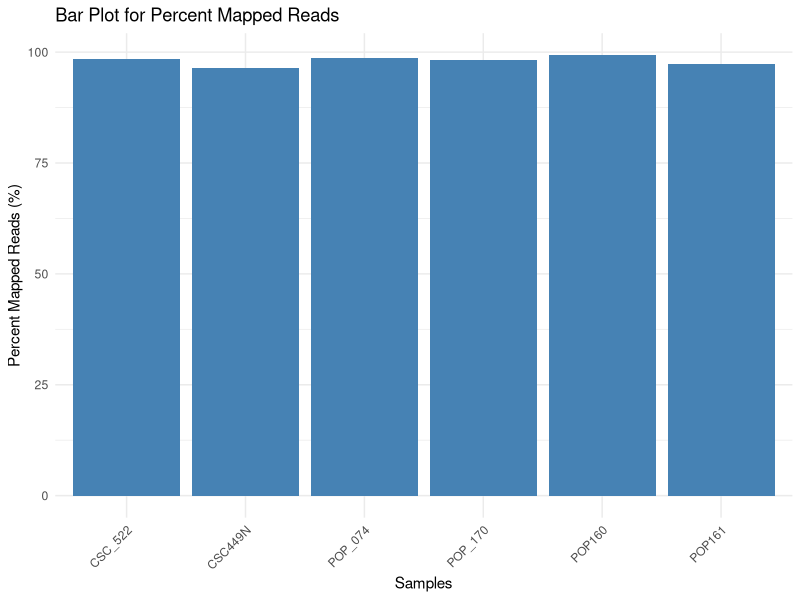
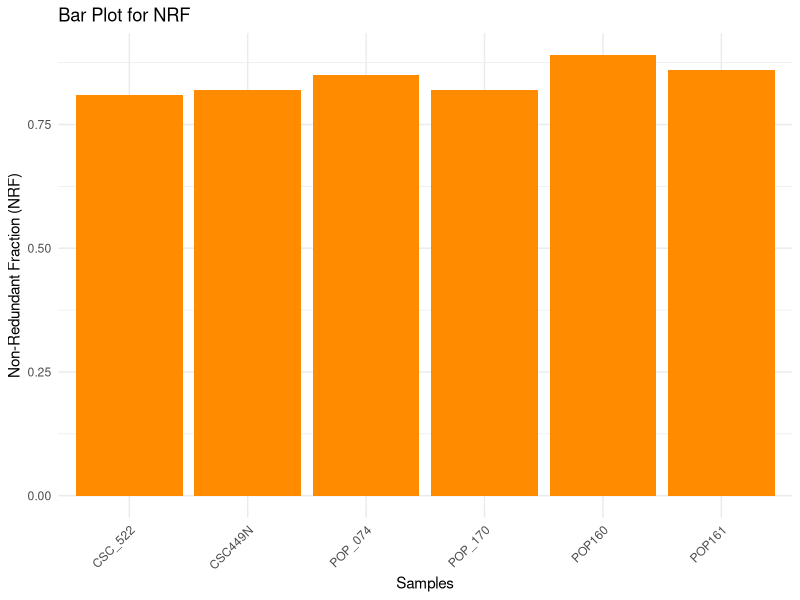
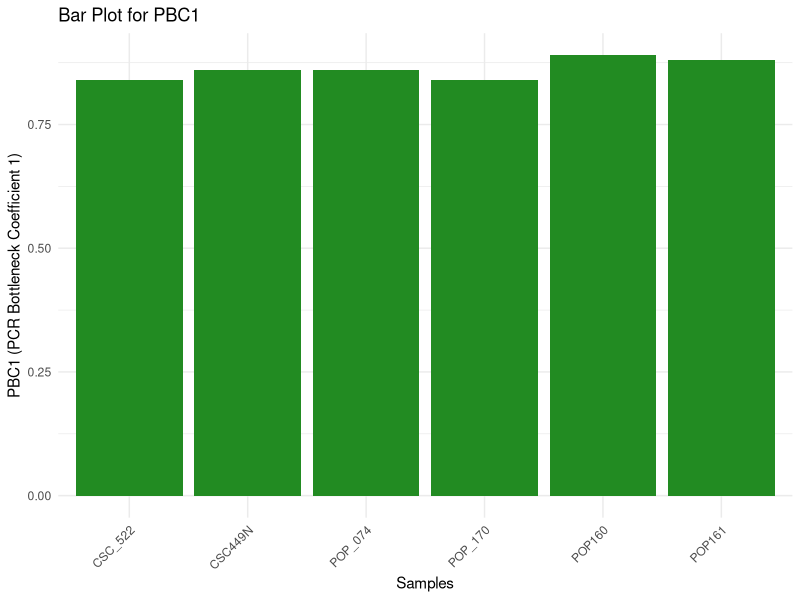
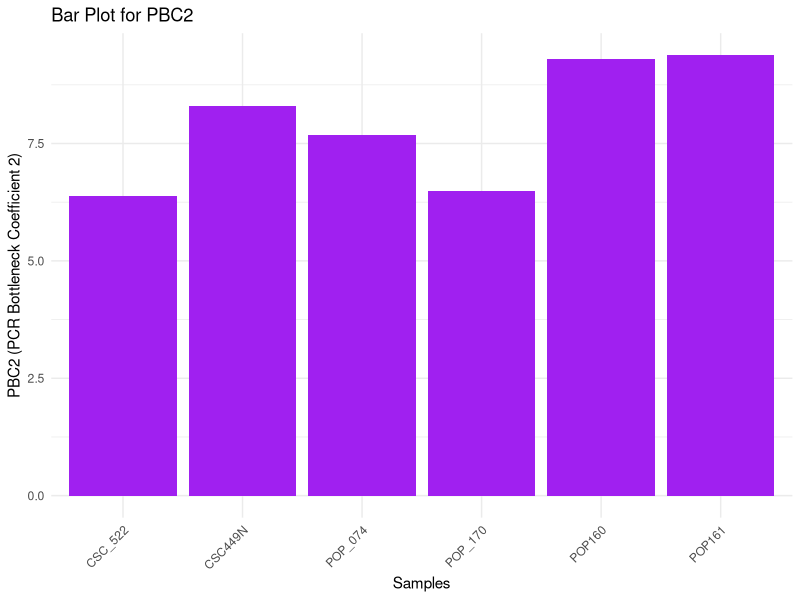
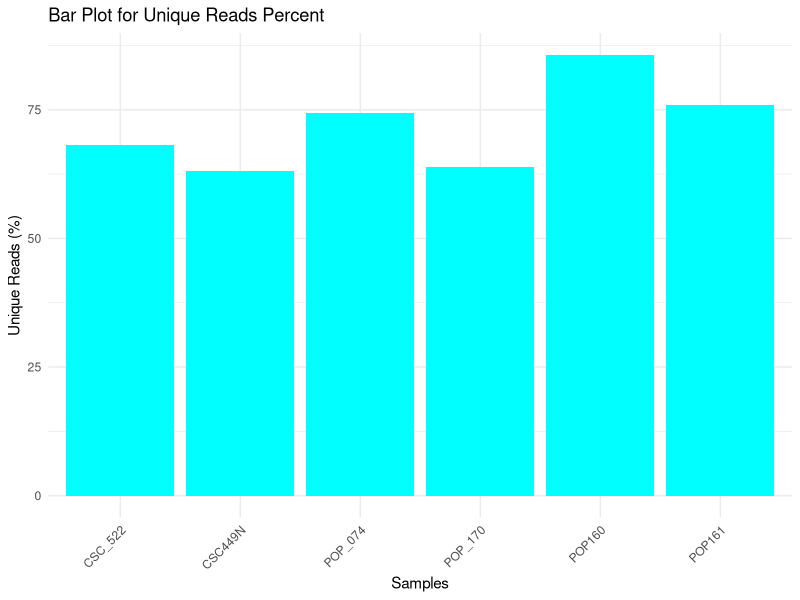
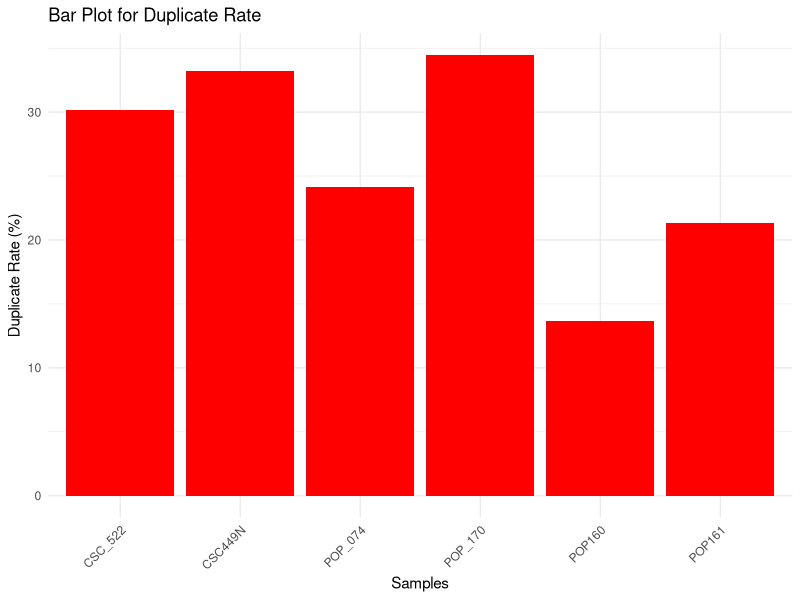

Write the R code that produced these figures, in order.
# Load necessary library
library(ggplot2)

# Create a data frame with the metrics
data <- data.frame(
  Samples = c("CSC449N", "POP161", "CSC_522", "POP_074", "POP160", "POP_170"),
  Percent_Mapped_Reads = c(96.4, 97.3, 98.4, 98.6, 99.3, 98.3),
  NRF = c(0.82, 0.86, 0.81, 0.85, 0.89, 0.82),
  PBC1 = c(0.86, 0.88, 0.84, 0.86, 0.89, 0.84),
  PBC2 = c(8.3, 9.38, 6.39, 7.69, 9.3, 6.49),
  Unique_Reads_Percent = c(63.15, 76.01, 68.22, 74.42, 85.61, 63.85),
  Duplicate_Rate = c(33.25, 21.29, 30.18, 24.17, 13.69, 34.45)
)

# Function to create bar plots
create_bar_plot <- function(metric, y_label, fill_color) {
  ggplot(data, aes(x = Samples, y = .data[[metric]])) +
    geom_bar(stat = "identity", fill = fill_color) +
    labs(
      title = paste("Bar Plot for", gsub("_", " ", metric)),
      x = "Samples",
      y = y_label
    ) +
    theme_minimal() +
    theme(axis.text.x = element_text(angle = 45, hjust = 1))
}

# Generate each plot
plot1 <- create_bar_plot("Percent_Mapped_Reads", "Percent Mapped Reads (%)", "steelblue")
plot2 <- create_bar_plot("NRF", "Non-Redundant Fraction (NRF)", "darkorange")
plot3 <- create_bar_plot("PBC1", "PBC1 (PCR Bottleneck Coefficient 1)", "forestgreen")
plot4 <- create_bar_plot("PBC2", "PBC2 (PCR Bottleneck Coefficient 2)", "purple")
plot5 <- create_bar_plot("Unique_Reads_Percent", "Unique Reads (%)", "cyan")
plot6 <- create_bar_plot("Duplicate_Rate", "Duplicate Rate (%)", "red")

# Print all plots to the plotting window
print(plot1)
print(plot2)
print(plot3)
print(plot4)
print(plot5)
print(plot6)
